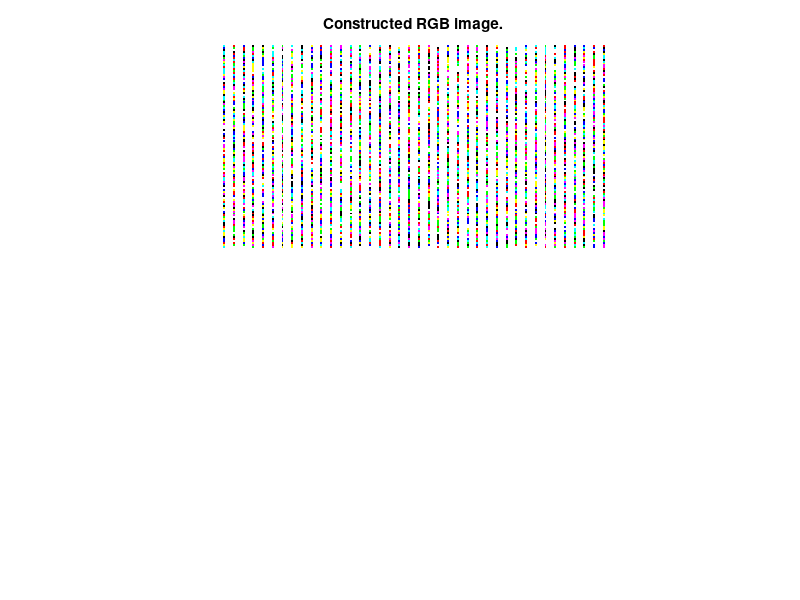

MATLAB code to generate this figure: (Note: this script raises an error after producing the figure.)
%image construction
N = 3;
A = [1 7 0 3 2; 1 7 0 8 1; 1 7 1 8 1;];
img = zeros(104,200,3);
for r = 1:104
    for c = 1:200 
        for N = 1:3
            if c<=5
                am = A(randi(3),:);
                am(randi(5)) = 5;
                img(r,1:5,N) = am;
            elseif c>5 && rem(c,5)==0
                am = A(randi(3),:);
                am(randi(5)) = 5;
                img(r,c-4:c,N) = am;
            end      
        end
    end
end
R = img(:,:,1);
G = img(:,:,2);
B = img(:,:,3);
conIMG = cat(3,R,G,B);
figure(1)
subplot(2,1,1);
imshow(conIMG); %constructed rgb image
title('Constructed RGB image.');

%perform the compression  process: 
%shift by 128 -> dct2 coefficients -> quantization -> matrix2vector -> huffman encoding
img = rgb2gray(conIMG);
shifted_img = double(img) - 128;      %shift image by 128
[rows,cols,rgb] = size(shifted_img);
imgBlocks = mat2cell(shifted_img,8*ones(1,rows/8),8*ones(1,cols/8));  %divide image in 8x8 blocks
for i = 1:13
    for j = 1:25
        dct2Blks{i,j} = zeros(8,8);
    end
end

quantization =  [16 12 14 14 18 24 49 72; 
                11 12 13 17 22 35 64 92;
                10 14 16 22 37 55 78 95; 
                16 19 24 29 56 64 87 98;
                24 26 40 51 68 81 103 112;
                40 58 57 87 109 104 121 100;
                49 64 78 89 103 113 120 103;
                72 92 95 98 112 100 103 99];
            
for r = 1:size(imgBlocks,1)
    for c = 1:size(imgBlocks,2)
        dct2Blks{r,c} = dct2(cell2mat(imgBlocks(r,c)));
        for blkR = 1:size(dct2Blks{r,c},1)
            for blkC = 1:size(dct2Blks{r,c},2)
                quantBlks(blkR,blkC) = round(dct2Blks{r,c}(blkR,blkC)/quantization(blkR,blkC));
                quantized{r,c} = quantBlks;
            end
        end
    end
end

img2encode = zigzag(cell2mat(quantized));
[p,edges] = histcounts(img2encode,2,'Normalization','probability');
[dict,avgLen] = huffmandict(unique(img2encode),p);
encodedIMG = huffmanenco(img2encode,dict);

%perform the decompression process: 
%huffman decoding -> vector2matrix > dequantization -> invDCT -> unshift by
%128

img2decode = huffmandeco(encodedIMG,dict); 
decodedIMG = invZigzag(img2decode,size(imgRGB,1),size(imgRGB,2));
decodedBlks = mat2cell(decodedIMG,8*ones(1,rows/8),8*ones(1,cols/8),N);

for r = 1:size(decodedBlks,1)
    for c = 1:size(decodedBlks,2)
        for blkR = 1:size(decodedBlks{r,c},1)
            for blkC = 1:size(decodedBlks{r,c},2)
                dequantBlks(blkR,blkC) = decodedBlks{r,c}(blkR,blkC)*quantization(blkR,blkC);
                dequantized{r,c} = dequantBlks;
            end
        end
        reconstructedBlks{r,c} = idct(cell2mat(dequantized(r,c)));
    end
end

reconGrayIMG = cell2mat(reconstructedBlks);
reconGrayIMG = reconGrayIMG + 128;
reconGrayIMG = uint8(mat2gray(reconGrayIMG)*255);
map = hsv(256);
figure(1)
subplot(2,1,2);
reconRGB = ind2rgb(reconGrayIMG,map);
imshow(reconRGB,[]);
title('Decompressed RGB Image');

        
